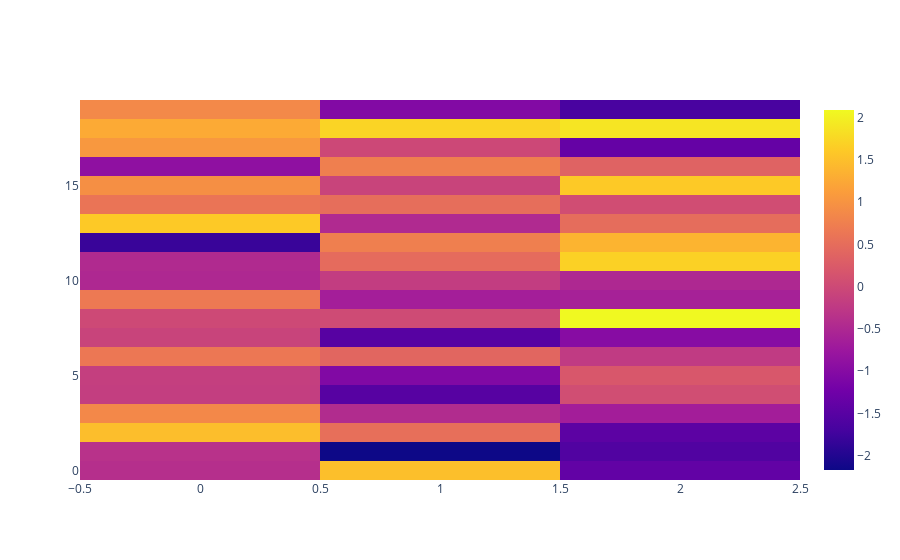

The cell this chart's notebook holds for it:
### Markdown cell above
## Heat Map
A heat map is a graphical representation of data where values are depicted by color. It's used to:
- **Visualize Density**: Show concentration or density of data points.
- **Identify Patterns**: Reveal relationships and trends between variables.
- **Highlight Hotspots**: Identify areas of high or low values.

### Code cell
data=np.random.randn(20,3)
heatmap=go.Heatmap(z=data)
fig=go.Figure(heatmap)
fig.show()

### Figure 1 — Plotly figure (JSON) as saved in the notebook; plotly's stock layout.template omitted (floating-point values rounded to 4 significant figures)
{"data": [{"type": "heatmap", "z": [[-0.3895, 1.494, -1.396], [-0.3548, -2.169, -1.58], [1.481, 0.5318, -1.463], [0.8607, -0.4435, -0.6538], [-0.1747, -1.514, 0.05946], [-0.16, -1.053, 0.203], [0.6471, 0.4108, -0.2185], [-0.0857, -1.513, -0.988], [-0.00323, 0.02361, 2.089], [0.6754, -0.6413, -0.608], [-0.4926, -0.181, -0.4957], [-0.4632, 0.4798, 1.687], [-1.806, 0.7467, 1.375], [1.607, -0.4647, 0.4995], [0.6031, 0.52, 0.05104], [0.9462, -0.089, 1.608], [-0.895, 0.7402, 0.3593], [1.054, -0.02049, -1.362], [1.264, 1.718, 1.885], [0.8674, -1.038, -1.666]]}], "layout": {}}
